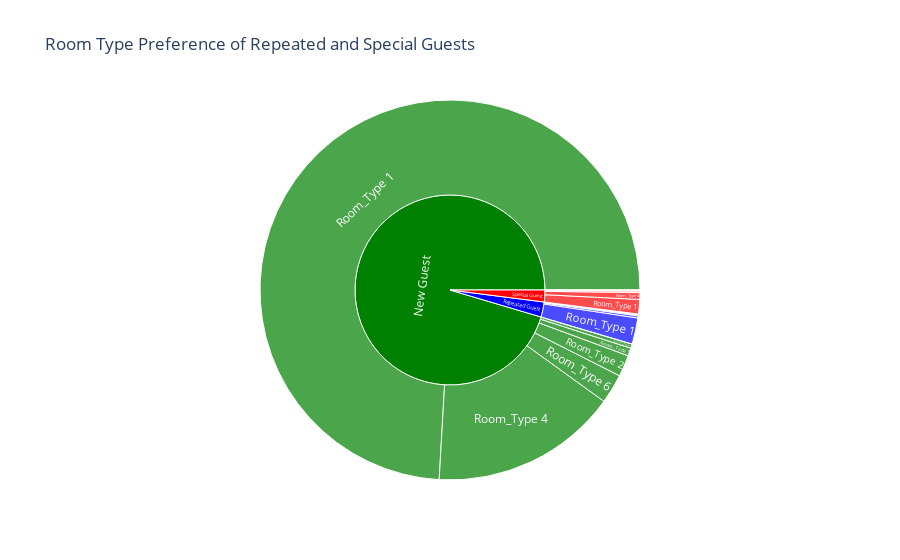

Write notebook code for a chart like this one.
### Code cell
import pandas as pd
import plotly.express as px
hotel_df['Guest Type'] = hotel_df.apply(lambda x: 'Repeated Guest' if x['repeated_guest'] == 1 
                                        else ('Special Guest' if x['no_of_special_requests'] > 2 else 'New Guest'), axis=1)
sunburst_data = hotel_df.groupby(['Guest Type', 'room_type_reserved']).size().reset_index(name='count')
fig = px.sunburst(sunburst_data, 
                  path=['Guest Type', 'room_type_reserved'], 
                  values='count',
                  title="Room Type Preference of Repeated and Special Guests",
                  color='Guest Type', 
                  color_discrete_map={'Repeated Guest': 'blue', 'Special Guest': 'red', 'New Guest': 'green'})
fig.show()

### Figure 1 — Plotly figure (JSON) as saved in the notebook; plotly's stock layout.template omitted (floating-point values rounded to 4 significant figures)
{"data": [{"branchvalues": "total", "customdata": [["New Guest"], ["New Guest"], ["New Guest"], ["New Guest"], ["New Guest"], ["New Guest"], ["New Guest"], ["New Guest"], ["Repeated Guest"], ["Repeated Guest"], ["Repeated Guest"], ["Repeated Guest"], ["Repeated Guest"], ["Repeated Guest"], ["Repeated Guest"], ["Special Guest"], ["Special Guest"], ["Special Guest"], ["Special Guest"], ["Special Guest"], ["Special Guest"], ["Special Guest"]], "domain": {"x": [0, 1], "y": [0, 1]}, "hovertemplate": "labels=%{label}<br>count=%{value}<br>parent=%{parent}<br>id=%{id}<br>Guest Type=%{customdata[0]}<extra></extra>", "ids": ["New Guest/Room_Type 1", "New Guest/Room_Type 2", "New Guest/Room_Type 3", "New Guest/Room_Type 4", "New Guest/Room_Type 5", "New Guest/Room_Type 6", "New Guest/Room_Type 7", "New Guest", "Repeated Guest/Room_Type 7", "Repeated Guest/Room_Type 6", "Repeated Guest/Room_Type 5", "Repeated Guest/Room_Type 4", "Repeated Guest/Room_Type 2", "Repeated Guest/Room_Type 1", "Repeated Guest", "Special Guest/Room_Type 1", "Special Guest/Room_Type 2", "Special Guest/Room_Type 4", "Special Guest/Room_Type 5", "Special Guest/Room_Type 6", "Special Guest/Room_Type 7", "Special Guest"], "labels": ["Room_Type 1", "Room_Type 2", "Room_Type 3", "Room_Type 4", "Room_Type 5", "Room_Type 6", "Room_Type 7", "New Guest", "Room_Type 7", "Room_Type 6", "Room_Type 5", "Room_Type 4", "Room_Type 2", "Room_Type 1", "Repeated Guest", "Room_Type 1", "Room_Type 2", "Room_Type 4", "Room_Type 5", "Room_Type 6", "Room_Type 7", "Special Guest"], "marker": {"colors": ["green", "green", "green", "green", "green", "green", "green", "green", "blue", "blue", "blue", "blue", "blue", "blue", "blue", "red", "red", "red", "red", "red", "red", "red"]}, "name": "", "parents": ["New Guest", "New Guest", "New Guest", "New Guest", "New Guest", "New Guest", "New Guest", "", "Repeated Guest", "Repeated Guest", "Repeated Guest", "Repeated Guest", "Repeated Guest", "Repeated Guest", "", "Special Guest", "Special Guest", "Special Guest", "Special Guest", "Special Guest", "Special Guest", ""], "type": "sunburst", "values": [26880.0, 660.0, 7.0, 5783.0, 245.0, 911.0, 129.0, 34610.0, 21.0, 10.0, 17.0, 67.0, 7.0, 808.0, 930.0, 445.0, 25.0, 207.0, 3.0, 45.0, 8.0, 733.0]}], "layout": {"legend": {"tracegroupgap": 0}, "title": {"text": "Room Type Preference of Repeated and Special Guests"}}}
